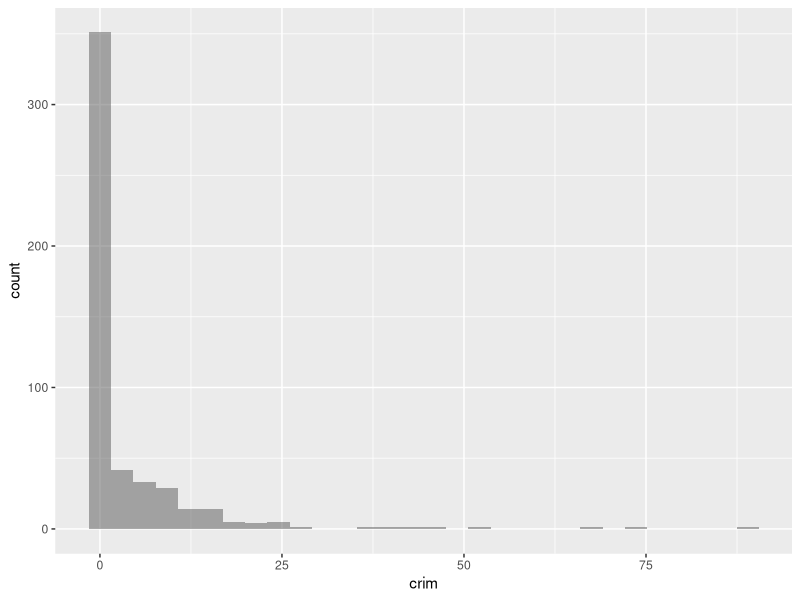
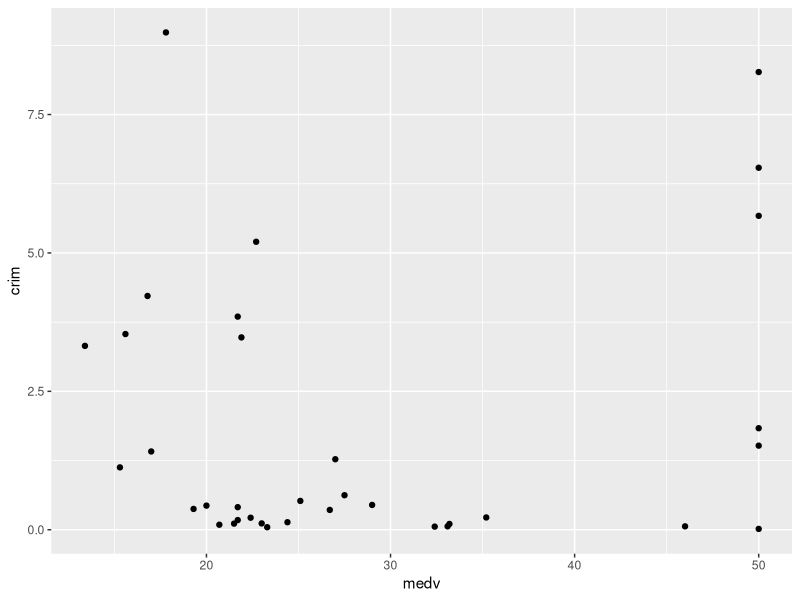
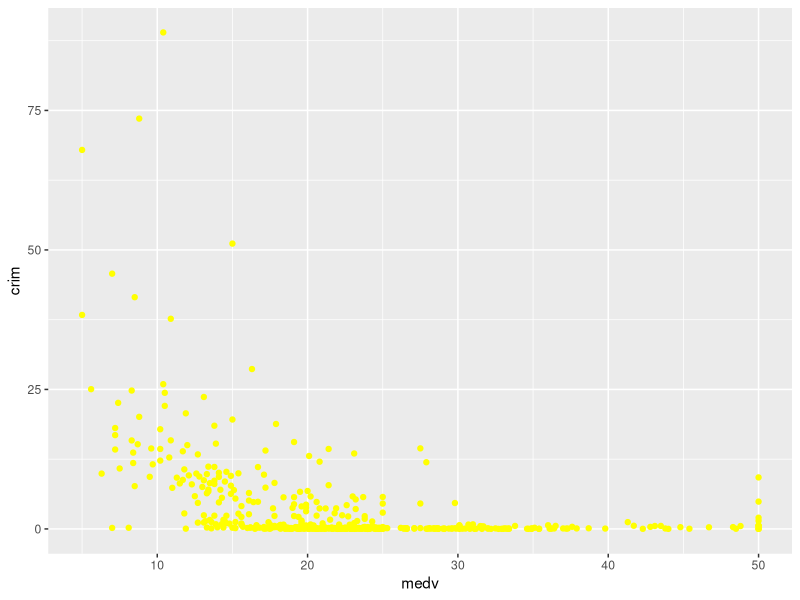
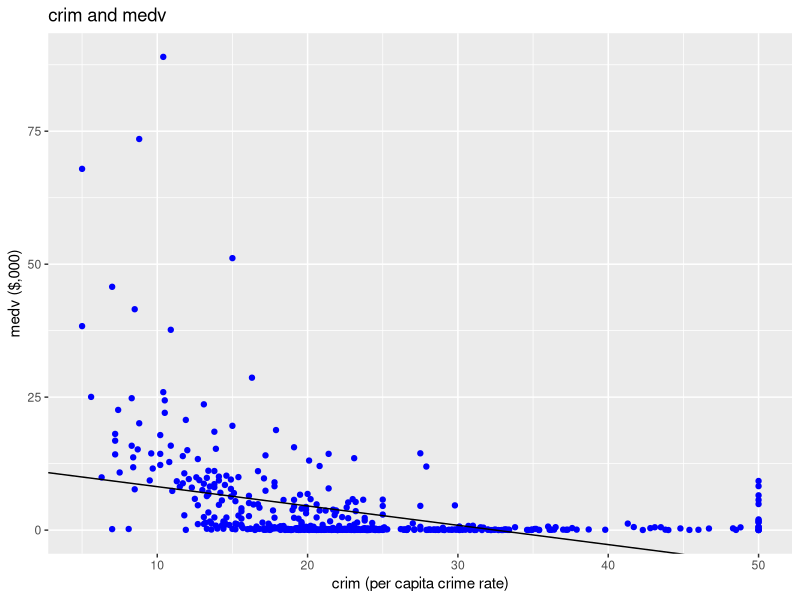
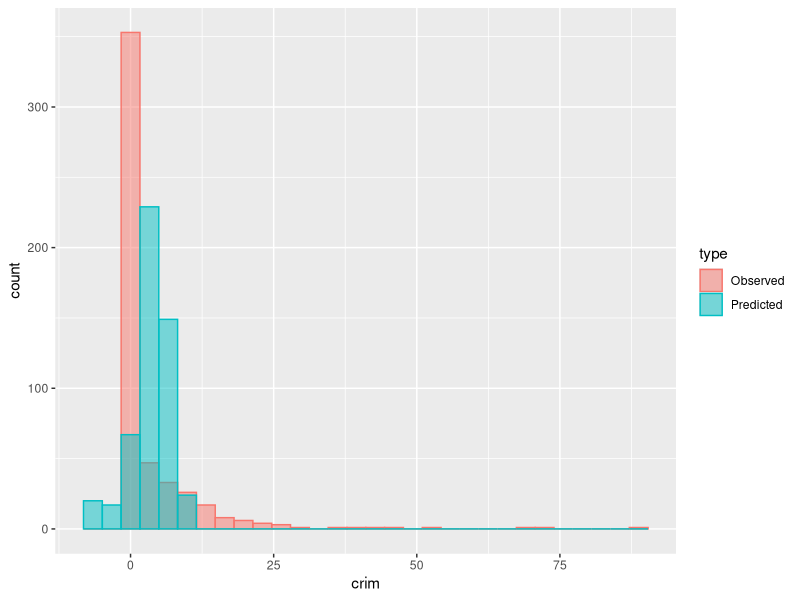

Generate these figures, in order, with R:
## ---- chunk 1
knitr::opts_chunk$set(echo = TRUE,cache=TRUE, 
                      autodep=TRUE, cache.comments=FALSE,
                      message=FALSE, warning=FALSE)
## ---- chunk 2
library(MASS)
library(ggplot2)
data("Boston")
summary(Boston)
ggplot(Boston, aes(x=crim)) +
   geom_histogram(alpha=0.5)
## ---- chunk 3
subset1 <- subset(Boston, Boston$crim > 25)
dim(subset1)[1]
summary(subset1$ptratio)
summary(subset1$tax)

subset2 <- subset(Boston, Boston$crim <= 25)
dim(subset2)[1]
summary(subset2$ptratio)
summary(subset2$tax)
## ---- chunk 4
subset3 <- subset(Boston, Boston$chas == 1)
subset4 <- subset(Boston, Boston$chas == 0)
library(ggplot2)
ggplot(subset3, aes(y=crim, x=medv))+ 
  geom_point(color="black") 
ggplot(subset4, aes(y=crim, x=medv))+ 
  geom_point(color="yellow") 
## ---- chunk 5
model_obj_1 <- lm(crim ~ medv,Boston)
summary(model_obj_1)
## ---- chunk 6
SS_XY <- sum((Boston$medv-mean(Boston$medv))*(Boston$crim - mean(Boston$crim)))
SS_X <- sum((Boston$medv-mean(Boston$medv))^2)
beta_1 <- SS_XY / SS_X

S_XY <- SS_XY / (dim(Boston)[1] - 1)
S_XX <- SS_X / (dim(Boston)[1] - 1)
beta_0 <- mean(Boston$crim) - beta_1 * mean(Boston$medv)
## ---- chunk 7
coef_crim_medv <- coef(model_obj_1)
Boston$hat_crim <- coef_crim_medv[1] + coef_crim_medv[2]*Boston$medv
Boston$resid_crim_medv <- Boston$crim - Boston$hat_crim
hat_sigma <- sum(Boston$resid_crim_medv^2)/dim(Boston)[1]-2
V_beta_1 <- hat_sigma / SS_X
## ---- chunk 8
SE_beta_1 <- sqrt(V_beta_1)
SE_beta_0 <- hat_sigma * (1/dim(Boston)[1] + mean(Boston$resid_crim_medv)^2/SS_X)
## ---- chunk 9

ggplot(Boston, aes(y=crim, x=medv))+
  geom_point(color="blue")+
  geom_abline(slope = coef_crim_medv[2],intercept = coef_crim_medv[1])+
  labs(title="crim and medv",
        y ="medv ($,000)", x = "crim (per capita crime rate)")
## ---- chunk 10
library(reshape) 
library(dplyr)
Boston_sub<-melt(Boston %>% select(crim,hat_crim))
Boston_sub <- Boston_sub%>%
  mutate(type=ifelse(variable=="crim","Observed","Predicted"),crim=value)
ggplot(Boston_sub, aes(x=crim, color=type, fill=type)) +
   geom_histogram(position="identity", alpha=0.5)
